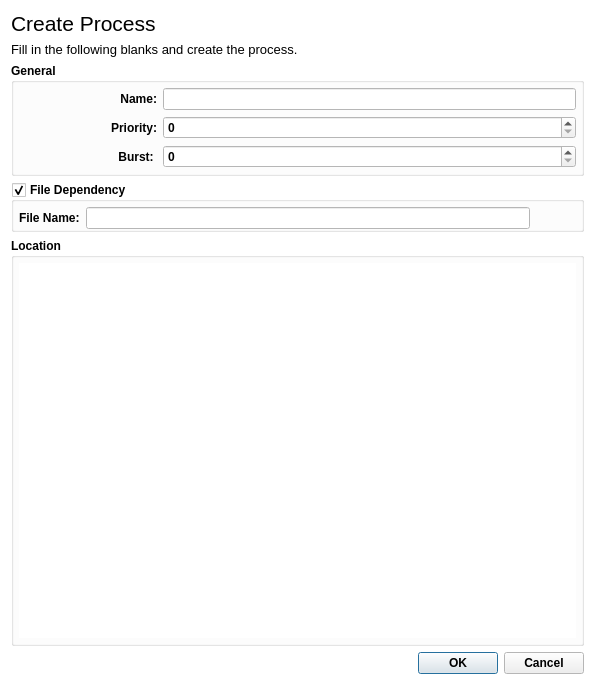
<?xml version="1.0" encoding="UTF-8"?>
<ui version="4.0">
 <class>ProcessPanel</class>
 <widget class="QDialog" name="ProcessPanel">
  <property name="geometry">
   <rect>
    <x>0</x>
    <y>0</y>
    <width>595</width>
    <height>685</height>
   </rect>
  </property>
  <property name="palette">
   <palette>
    <active>
     <colorrole role="Window">
      <brush brushstyle="SolidPattern">
       <color alpha="255">
        <red>255</red>
        <green>255</green>
        <blue>255</blue>
       </color>
      </brush>
     </colorrole>
    </active>
    <inactive>
     <colorrole role="Window">
      <brush brushstyle="SolidPattern">
       <color alpha="255">
        <red>255</red>
        <green>255</green>
        <blue>255</blue>
       </color>
      </brush>
     </colorrole>
    </inactive>
    <disabled>
     <colorrole role="Base">
      <brush brushstyle="SolidPattern">
       <color alpha="255">
        <red>255</red>
        <green>255</green>
        <blue>255</blue>
       </color>
      </brush>
     </colorrole>
     <colorrole role="Window">
      <brush brushstyle="SolidPattern">
       <color alpha="255">
        <red>255</red>
        <green>255</green>
        <blue>255</blue>
       </color>
      </brush>
     </colorrole>
    </disabled>
   </palette>
  </property>
  <property name="windowTitle">
   <string>Dialog</string>
  </property>
  <property name="autoFillBackground">
   <bool>true</bool>
  </property>
  <layout class="QGridLayout" name="mainLayout">
   <item row="0" column="0" colspan="2">
    <layout class="QVBoxLayout" name="titleLayout">
     <item>
      <widget class="QLabel" name="title">
       <property name="font">
        <font>
         <pointsize>16</pointsize>
         <fontweight>Light</fontweight>
        </font>
       </property>
       <property name="text">
        <string>Create Process</string>
       </property>
      </widget>
     </item>
     <item>
      <widget class="QLabel" name="description">
       <property name="font">
        <font>
         <pointsize>10</pointsize>
        </font>
       </property>
       <property name="text">
        <string>Fill in the following blanks and create the process.</string>
       </property>
      </widget>
     </item>
    </layout>
   </item>
   <item row="1" column="0" colspan="2">
    <widget class="QGroupBox" name="generalGroup">
     <property name="font">
      <font>
       <bold>true</bold>
      </font>
     </property>
     <property name="title">
      <string>General</string>
     </property>
     <property name="flat">
      <bool>true</bool>
     </property>
     <layout class="QGridLayout" name="generalLayout">
      <property name="leftMargin">
       <number>5</number>
      </property>
      <property name="topMargin">
       <number>5</number>
      </property>
      <property name="rightMargin">
       <number>5</number>
      </property>
      <property name="bottomMargin">
       <number>5</number>
      </property>
      <item row="1" column="0">
       <widget class="QLabel" name="priorityLabel">
        <property name="font">
         <font>
          <bold>true</bold>
         </font>
        </property>
        <property name="text">
         <string>Priority:</string>
        </property>
        <property name="alignment">
         <set>Qt::AlignmentFlag::AlignRight|Qt::AlignmentFlag::AlignTrailing|Qt::AlignmentFlag::AlignVCenter</set>
        </property>
       </widget>
      </item>
      <item row="0" column="1" colspan="3">
       <widget class="QLineEdit" name="nameEdit">
        <property name="sizePolicy">
         <sizepolicy hsizetype="MinimumExpanding" vsizetype="Fixed">
          <horstretch>0</horstretch>
          <verstretch>0</verstretch>
         </sizepolicy>
        </property>
       </widget>
      </item>
      <item row="0" column="0">
       <widget class="QLabel" name="nameLabel">
        <property name="font">
         <font>
          <bold>true</bold>
         </font>
        </property>
        <property name="text">
         <string>Name:</string>
        </property>
        <property name="alignment">
         <set>Qt::AlignmentFlag::AlignRight|Qt::AlignmentFlag::AlignTrailing|Qt::AlignmentFlag::AlignVCenter</set>
        </property>
       </widget>
      </item>
      <item row="2" column="0">
       <widget class="QLabel" name="burstLabel">
        <property name="font">
         <font>
          <bold>true</bold>
         </font>
        </property>
        <property name="text">
         <string>Burst: </string>
        </property>
        <property name="alignment">
         <set>Qt::AlignmentFlag::AlignRight|Qt::AlignmentFlag::AlignTrailing|Qt::AlignmentFlag::AlignVCenter</set>
        </property>
       </widget>
      </item>
      <item row="1" column="1" colspan="3">
       <widget class="QSpinBox" name="priorityEdit">
        <property name="sizePolicy">
         <sizepolicy hsizetype="MinimumExpanding" vsizetype="Fixed">
          <horstretch>0</horstretch>
          <verstretch>0</verstretch>
         </sizepolicy>
        </property>
       </widget>
      </item>
      <item row="2" column="1" colspan="3">
       <widget class="QSpinBox" name="burstEdit">
        <property name="sizePolicy">
         <sizepolicy hsizetype="MinimumExpanding" vsizetype="Fixed">
          <horstretch>0</horstretch>
          <verstretch>0</verstretch>
         </sizepolicy>
        </property>
       </widget>
      </item>
     </layout>
    </widget>
   </item>
   <item row="6" column="1">
    <widget class="QDialogButtonBox" name="controlButton">
     <property name="font">
      <font>
       <bold>true</bold>
      </font>
     </property>
     <property name="orientation">
      <enum>Qt::Orientation::Horizontal</enum>
     </property>
     <property name="standardButtons">
      <set>QDialogButtonBox::StandardButton::Cancel|QDialogButtonBox::StandardButton::Ok</set>
     </property>
    </widget>
   </item>
   <item row="3" column="0" colspan="2">
    <widget class="QGroupBox" name="locationGroup">
     <property name="font">
      <font>
       <pointsize>9</pointsize>
       <bold>true</bold>
      </font>
     </property>
     <property name="title">
      <string>Location</string>
     </property>
     <property name="flat">
      <bool>true</bool>
     </property>
     <layout class="QVBoxLayout" name="locationLayout">
      <property name="leftMargin">
       <number>5</number>
      </property>
      <property name="topMargin">
       <number>5</number>
      </property>
      <property name="rightMargin">
       <number>5</number>
      </property>
      <property name="bottomMargin">
       <number>5</number>
      </property>
      <item>
       <widget class="QTreeView" name="locationView">
        <property name="sizePolicy">
         <sizepolicy hsizetype="MinimumExpanding" vsizetype="Expanding">
          <horstretch>0</horstretch>
          <verstretch>0</verstretch>
         </sizepolicy>
        </property>
        <property name="frameShape">
         <enum>QFrame::Shape::NoFrame</enum>
        </property>
        <property name="frameShadow">
         <enum>QFrame::Shadow::Plain</enum>
        </property>
       </widget>
      </item>
     </layout>
    </widget>
   </item>
   <item row="2" column="0" colspan="2">
    <widget class="QGroupBox" name="fileGroup">
     <property name="font">
      <font>
       <bold>true</bold>
      </font>
     </property>
     <property name="title">
      <string>File Dependency</string>
     </property>
     <property name="flat">
      <bool>true</bool>
     </property>
     <property name="checkable">
      <bool>true</bool>
     </property>
     <layout class="QGridLayout" name="fileLayout">
      <property name="leftMargin">
       <number>5</number>
      </property>
      <property name="topMargin">
       <number>5</number>
      </property>
      <property name="rightMargin">
       <number>5</number>
      </property>
      <property name="bottomMargin">
       <number>0</number>
      </property>
      <item row="1" column="2">
       <widget class="QPushButton" name="fileBrowseButton">
        <property name="font">
         <font>
          <bold>true</bold>
         </font>
        </property>
        <property name="text">
         <string/>
        </property>
        <property name="flat">
         <bool>true</bool>
        </property>
       </widget>
      </item>
      <item row="1" column="1">
       <widget class="QLineEdit" name="fileEdit">
        <property name="sizePolicy">
         <sizepolicy hsizetype="MinimumExpanding" vsizetype="Fixed">
          <horstretch>0</horstretch>
          <verstretch>0</verstretch>
         </sizepolicy>
        </property>
        <property name="font">
         <font>
          <bold>true</bold>
         </font>
        </property>
        <property name="readOnly">
         <bool>true</bool>
        </property>
       </widget>
      </item>
      <item row="1" column="0">
       <widget class="QLabel" name="fileLabel">
        <property name="font">
         <font>
          <bold>true</bold>
         </font>
        </property>
        <property name="text">
         <string>File Name:</string>
        </property>
       </widget>
      </item>
     </layout>
    </widget>
   </item>
  </layout>
 </widget>
 <resources/>
 <connections>
  <connection>
   <sender>controlButton</sender>
   <signal>accepted()</signal>
   <receiver>ProcessPanel</receiver>
   <slot>accept()</slot>
   <hints>
    <hint type="sourcelabel">
     <x>248</x>
     <y>254</y>
    </hint>
    <hint type="destinationlabel">
     <x>157</x>
     <y>274</y>
    </hint>
   </hints>
  </connection>
  <connection>
   <sender>controlButton</sender>
   <signal>rejected()</signal>
   <receiver>ProcessPanel</receiver>
   <slot>reject()</slot>
   <hints>
    <hint type="sourcelabel">
     <x>316</x>
     <y>260</y>
    </hint>
    <hint type="destinationlabel">
     <x>286</x>
     <y>274</y>
    </hint>
   </hints>
  </connection>
 </connections>
</ui>
